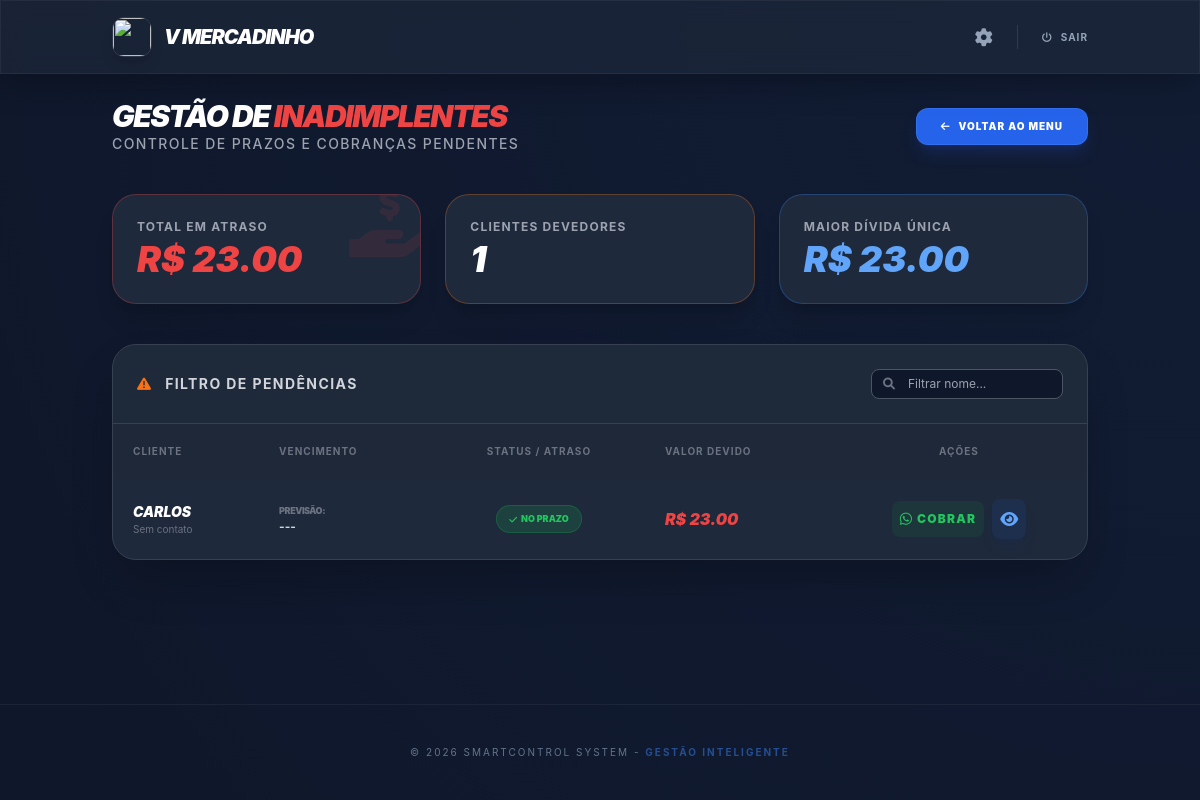
Screenshot of /relatorio/inadimplentes (signed in) with the database file from the repository.
### tables this page shows
CREATE TABLE usuarios (
            id INTEGER PRIMARY KEY AUTOINCREMENT,
            nome TEXT NOT NULL,
            email TEXT UNIQUE NOT NULL,
            senha TEXT NOT NULL,
            logo TEXT,
            plano TEXT,
            data_expiracao TEXT
        , pix TEXT);

CREATE TABLE clientes (
            id INTEGER PRIMARY KEY AUTOINCREMENT,
            nome TEXT NOT NULL,
            telefone TEXT,
            saldo_devedor REAL DEFAULT 0,
            permite_fiado INTEGER DEFAULT 1,
            limite_fiado REAL DEFAULT 0,
            data_ultima_compra TEXT,
            usuario_id INTEGER, prazo_pagamento INTEGER DEFAULT 15,
            FOREIGN KEY (usuario_id) REFERENCES usuarios (id)
        );

### app.py (the view, shortened to what this page needs)
@app.route('/relatorio/inadimplentes')
def relatorio_inadimplentes():
    if 'usuario_id' not in session: return redirect(url_for('login'))
    u_id = session['usuario_id']
    conn = conectar_db()
    conn.row_factory = sqlite3.Row
    u_pix = conn.execute('SELECT pix FROM usuarios WHERE id=?', (u_id,)).fetchone()
    c_pix = u_pix['pix'] if u_pix and u_pix['pix'] else "[CADASTRE SEU PIX]"
    dev_raw = conn.execute("SELECT id, nome, telefone, prazo_pagamento, saldo_devedor, (SELECT MAX(data) FROM vendas WHERE cliente_id=clientes.id AND forma_pagamento='Fiado') as ultima_venda FROM clientes WHERE usuario_id=? AND saldo_devedor>0 ORDER BY saldo_devedor DESC", (u_id,)).fetchall()
    devedores, t_geral, maior = [], 0, 0
    for d in dev_raw:
        item = dict(d)
        item['telefone_limpo'] = "".join(filter(str.isdigit, str(item['telefone']))) if item['telefone'] else ""
        item['vencimento_br'], item['status_alerta'], item['dias_atraso'] = "---", "OK", 0
        t_geral += item['saldo_devedor']
        if item['saldo_devedor'] > maior: maior = item['saldo_devedor']
        devedores.append(item)
    conn.close()
    return render_template('inadimplentes.html', devedores=devedores, chave_pix=c_pix, total_inadimplencia=t_geral, maior_divida=maior)

### models.py (called while the page is built)
def conectar_db():
    conn = sqlite3.connect(DATABASE, timeout=10)
    conn.row_factory = sqlite3.Row
    return conn

### templates/inadimplentes.html (shortened to what this page needs)
{% extends 'layout.html' %}
{% block content %}
<div class="animate-fadeIn">
    <div class="flex flex-col md:flex-row justify-between items-center mb-10 gap-4">
        <div>
            <h2 class="text-3xl font-black uppercase italic text-white tracking-tighter">
                Gestão de <span class="text-red-500">Inadimplentes</span>
            </h2>
            <p class="text-gray-400 text-sm font-medium uppercase tracking-widest">Controle de prazos e cobranças pendentes</p>
        </div>
        <a href="{{ url_for('index') }}" class="bg-blue-600 hover:bg-blue-500 text-white font-black py-2.5 px-6 rounded-xl transition transform hover:scale-105 shadow-lg shadow-blue-900/40 border border-blue-400/20 uppercase text-[10px] tracking-widest flex items-center">
            <i class="fas fa-arrow-left mr-2"></i> Voltar ao Menu
        </a>
    </div>
    <div class="grid grid-cols-1 md:grid-cols-3 gap-6 mb-10">
        <div class="bg-[#1e293b] p-6 rounded-3xl border border-red-500/30 shadow-xl relative overflow-hidden">
            <div class="absolute right-[-10px] top-[-10px] opacity-10">
                <i class="fas fa-hand-holding-usd text-7xl text-red-500"></i>
            </div>
            <p class="text-gray-400 text-xs font-bold uppercase tracking-widest">Total em Atraso</p>
            <h2 class="text-4xl font-black text-red-500 mt-1 italic">R$ {{ "%.2f"|format(total_inadimplencia or 0) }}</h2>
        </div>
        <div class="bg-[#1e293b] p-6 rounded-3xl border border-orange-500/30 shadow-xl">
            <p class="text-gray-400 text-xs font-bold uppercase tracking-widest">Clientes Devedores</p>
            <h2 class="text-4xl font-black text-white mt-1 italic">{{ devedores|length }}</h2>
        </div>
        <div class="bg-[#1e293b] p-6 rounded-3xl border border-blue-500/30 shadow-xl">
            <p class="text-gray-400 text-xs font-bold uppercase tracking-widest">Maior Dívida Única</p>
            <h2 class="text-4xl font-black text-blue-400 mt-1 italic">R$ {{ "%.2f"|format(maior_divida or 0) }}</h2>
        </div>
    </div>
    <div class="bg-[#1e293b] rounded-3xl border border-gray-700 shadow-2xl overflow-hidden">
        <div class="p-6 border-b border-gray-700 bg-gray-800/30 flex justify-between items-center">
            <h3 class="font-bold text-gray-300 uppercase text-sm tracking-widest">
                <i class="fas fa-exclamation-triangle mr-2 text-orange-500"></i> Filtro de Pendências
            </h3>
            <div class="relative">
                <i class="fas fa-search absolute left-3 top-1/2 -translate-y-1/2 text-gray-500 text-xs"></i>
                <input type="text" id="buscaInadimplente" onkeyup="filtrarInadimplentes()" placeholder="Filtrar nome..."
                       class="bg-[#0f172a] border border-gray-600 rounded-lg py-1.5 pl-9 pr-4 text-white text-xs outline-none focus:border-red-500 transition w-48">
            </div>
        </div>
        <div class="overflow-x-auto">
            <table class="w-full text-left" id="tabelaInadimplentes">
                <thead class="bg-gray-800/50 text-gray-500 text-[10px] uppercase font-black tracking-widest">
                    <tr>
                        <th class="p-5">Cliente</th>
                        <th class="p-5">Vencimento</th>
                        <th class="p-5 text-center">Status / Atraso</th>
                        <th class="p-5">Valor Devido</th>
                        <th class="p-5 text-center">Ações</th>
                    </tr>
                </thead>
                <tbody class="text-gray-300 divide-y divide-white/5">
                    {% for devedor in devedores %}
                    <tr class="hover:bg-red-500/5 transition">
                        <td class="p-5">
                            <div class="font-black text-white uppercase italic text-sm">{{ devedor.nome | default('Cliente sem nome') }}</div>
                            <div class="text-[10px] text-gray-500">{{ devedor.telefone or 'Sem contato' }}</div>
                        </td>
                        <td class="p-5 text-xs">
                            <div class="text-gray-500 text-[9px] font-black uppercase tracking-tighter">Previsão:</div>
                            <span class="text-gray-300 font-bold">
                                {{ devedor.vencimento_br | default('Pendente') }}
                            </span>
                        </td>
                        <td class="p-5 text-center">
                            {% if devedor.status_alerta == 'CRÍTICO' %}
                                <span class="bg-red-600 text-white text-[9px] px-3 py-1.5 rounded-full font-black animate-pulse flex items-center justify-center gap-1 mx-auto w-fit">
                                    <i class="fas fa-exclamation-circle"></i> VENCIDO ({{ devedor.dias_atraso }}D)
                                </span>
                            {% elif devedor.status_alerta == 'PROXIMO' %}
                                <span class="bg-orange-500 text-white text-[9px] px-3 py-1.5 rounded-full font-black flex items-center justify-center gap-1 mx-auto w-fit">
                                    <i class="fas fa-clock"></i> VENCE LOGO
                                </span>
                            {% else %}
                                <span class="bg-green-600/20 text-green-500 text-[9px] px-3 py-1.5 rounded-full font-black border border-green-600/30 flex items-center justify-center gap-1 mx-auto w-fit">
                                    <i class="fas fa-check"></i> NO PRAZO
                                </span>
                            {% endif %}
                        </td>
                        <td class="p-5 font-black">
                            <span class="text-red-500 italic">
                                R$ {{ "%.2f"|format(devedor.saldo_devedor | default(0)) }}
                            </span>
                        </td>
                        <td class="p-5">
                            <div class="flex items-center justify-center space-x-2">
                                <a href="https://wa.me/{{ devedor.telefone_limpo | default('') }}?text=Olá%20{{ devedor.nome | default('') }},%20notamos%20que%20o%20prazo%20do%20seu%20débito%20de%20R$%20{{ devedor.saldo_devedor | default(0) }}%20venceu.%20Como%20podemos%20acertar?"
                                   target="_blank"
                                   class="bg-green-600/10 text-green-500 hover:bg-green-600 hover:text-white p-2 rounded-lg transition text-xs font-black uppercase tracking-widest flex items-center"
                                   title="Cobrança Rápida">
                                    <i class="fab fa-whatsapp mr-1 text-sm"></i> Cobrar
                                </a>
                                <a href="{{ url_for('detalhes_cliente', id=devedor.id) }}"
                                   class="bg-blue-600/10 text-blue-400 hover:bg-blue-600 hover:text-white p-2 rounded-lg transition shadow-lg shadow-blue-900/10"
                                   title="Ver Detalhes">
                                    <i class="fas fa-eye"></i>
                                </a>
                            </div>
                        </td>
                    </tr>
                    {% else %}
                    <tr>
                        <td colspan="5" class="p-10 text-center text-gray-500 italic uppercase font-bold tracking-widest">
                            Excelente! Nenhum cliente inadimplente encontrado.
                        </td>
                    </tr>
                    {% endfor %}
                </tbody>
            </table>
        </div>
    </div>
</div>
{% endblock %}

### templates/layout.html (shortened to what this page needs)
<!DOCTYPE html>
<html lang="pt-br">
<head>
    <script src="https://cdn.tailwindcss.com"></script>
    <link rel="stylesheet" href="https://cdnjs.cloudflare.com/ajax/libs/font-awesome/6.0.0/css/all.min.css">
    <link rel="stylesheet" href="https://cdn.jsdelivr.net/npm/@sweetalert2/theme-dark@5/dark.css">
</head>
<body class="min-h-screen flex flex-col">
    <nav class="glass-card border-b border-white/5 sticky top-0 z-50">
        <div class="container mx-auto px-6 py-4 flex justify-between items-center">
            <div class="flex items-center space-x-3 cursor-pointer" onclick="window.location.href='/'">
                <div class="relative w-10 h-10 overflow-hidden rounded-xl shadow-lg border border-white/10">
                    {% if session.get('usuario_logo') %}
                        <img src="{{ url_for('static', filename='uploads/' + session['usuario_logo']) }}" class="w-full h-full object-cover">
                    {% else %}
                        <div class="bg-blue-600 w-full h-full flex items-center justify-center">
                            <i class="fas fa-rocket text-white"></i>
                        </div>
                    {% endif %}
                </div>
                <h1 class="text-xl font-black tracking-tighter uppercase italic text-white">
                    {% if session.get('usuario_nome') %}
                        {{ session.get('usuario_nome') }}
                    {% else %}
                        Smart<span class="text-blue-500">Control</span>
                    {% endif %}
                </h1>
            </div>
            <div class="flex items-center space-x-6">
                <a href="/configuracoes" class="text-slate-400 hover:text-white transition group" title="Configurações">
                    <i class="fas fa-cog group-hover:rotate-90 transition duration-500 text-lg"></i>
                </a>
                <a href="/logout" class="text-slate-400 hover:text-red-400 transition-colors flex items-center font-bold text-[10px] uppercase tracking-widest">
                    <i class="fas fa-power-off mr-2"></i> Sair
                </a>
            </div>
        </div>
    </nav>
    <main class="container mx-auto p-6 flex-grow">
        {% block content %}{% endblock %}
    </main>
    <footer class="text-center py-10 text-slate-500 text-[10px] uppercase tracking-[0.2em] border-t border-white/5 mt-10">
        &copy; 2026 SmartControl System - <span class="text-blue-500/50 font-bold">Gestão Inteligente</span>
    </footer>
</body>
</html>

### templates/layout.html (style rules this page uses)
:root { --bg-deep: #0f172a; --card-slate: #1e293b; --border-soft: rgba(255, 255, 255, 0.08); }
body { background-color: var(--bg-deep); background-image: radial-gradient(circle at top right, rgba(59, 130, 246, 0.05), transparent); color: white; font-family: 'Inter', sans-serif; margin: 0; }
.glass-card { background: rgba(30, 41, 59, 0.7); backdrop-filter: blur(12px); border: 1px solid var(--border-soft); box-shadow: 0 10px 30px rgba(0, 0, 0, 0.25); }
.animate-fadeIn { animation: fadeIn 0.4s ease-out; }

### rows the page displays
usuarios: get "V MERCADINHO"
clientes: saldo_devedor "23.00", nome "CARLOS", telefone "Sem contato", vencimento_br "---"

### other values shown
{{ "%.2f"|format(total_inadimplencia or 0) }} "23.00"
{{ devedores|length }} "1"
